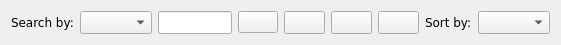
   <widget class="QWidget" name="layoutWidget_13">
    <property name="geometry">
     <rect>
      <x>340</x>
      <y>560</y>
      <width>561</width>
      <height>30</height>
     </rect>
    </property>
    <layout class="QHBoxLayout" name="horizontalLayout_32">
     <item>
      <widget class="QLabel" name="label_21">
       <property name="font">
        <font>
         <family>Verdana</family>
        </font>
       </property>
       <property name="text">
        <string>Search by:</string>
       </property>
      </widget>
     </item>
     <item>
      <widget class="QComboBox" name="comboBox_19">
       <property name="sizePolicy">
        <sizepolicy hsizetype="Preferred" vsizetype="Minimum">
         <horstretch>0</horstretch>
         <verstretch>0</verstretch>
        </sizepolicy>
       </property>
      </widget>
     </item>
     <item>
      <widget class="QLineEdit" name="lineEdit_8">
       <property name="sizePolicy">
        <sizepolicy hsizetype="Expanding" vsizetype="Minimum">
         <horstretch>0</horstretch>
         <verstretch>0</verstretch>
        </sizepolicy>
       </property>
      </widget>
     </item>
     <item>
      <widget class="QPushButton" name="searchButton_14">
       <property name="sizePolicy">
        <sizepolicy hsizetype="Minimum" vsizetype="Fixed">
         <horstretch>0</horstretch>
         <verstretch>0</verstretch>
        </sizepolicy>
       </property>
       <property name="text">
        <string/>
       </property>
       <property name="icon">
        <iconset>
         <normaloff>:/icon/icon/search-13-48.ico</normaloff>
         <normalon>:/imgs/imgs/search.png</normalon>
         <disabledoff>:/imgs/imgs/search.png</disabledoff>:/icon/icon/search-13-48.ico</iconset>
       </property>
       <property name="iconSize">
        <size>
         <width>20</width>
         <height>20</height>
        </size>
       </property>
      </widget>
     </item>
     <item>
      <widget class="QPushButton" name="pushButton_45">
       <property name="sizePolicy">
        <sizepolicy hsizetype="Preferred" vsizetype="Fixed">
         <horstretch>0</horstretch>
         <verstretch>0</verstretch>
        </sizepolicy>
       </property>
       <property name="font">
        <font>
         <family>Verdana</family>
         <pointsize>9</pointsize>
        </font>
       </property>
       <property name="text">
        <string/>
       </property>
       <property name="icon">
        <iconset resource="resources.qrc">
         <normaloff>:/imgs/imgs/add.png</normaloff>:/imgs/imgs/add.png</iconset>
       </property>
       <property name="iconSize">
        <size>
         <width>20</width>
         <height>20</height>
        </size>
       </property>
       <property name="checkable">
        <bool>true</bool>
       </property>
       <property name="autoExclusive">
        <bool>false</bool>
       </property>
      </widget>
     </item>
     <item>
      <widget class="QPushButton" name="pushButton_46">
       <property name="sizePolicy">
        <sizepolicy hsizetype="Preferred" vsizetype="Fixed">
         <horstretch>0</horstretch>
         <verstretch>0</verstretch>
        </sizepolicy>
       </property>
       <property name="font">
        <font>
         <family>Verdana</family>
         <pointsize>9</pointsize>
        </font>
       </property>
       <property name="text">
        <string/>
       </property>
       <property name="icon">
        <iconset resource="resources.qrc">
         <normaloff>:/imgs/imgs/edit.png</normaloff>:/imgs/imgs/edit.png</iconset>
       </property>
       <property name="iconSize">
        <size>
         <width>20</width>
         <height>20</height>
        </size>
       </property>
      </widget>
     </item>
     <item>
      <widget class="QPushButton" name="pushButton_47">
       <property name="sizePolicy">
        <sizepolicy hsizetype="Preferred" vsizetype="Fixed">
         <horstretch>0</horstretch>
         <verstretch>0</verstretch>
        </sizepolicy>
       </property>
       <property name="font">
        <font>
         <family>Verdana</family>
         <pointsize>9</pointsize>
        </font>
       </property>
       <property name="text">
        <string/>
       </property>
       <property name="icon">
        <iconset resource="resources.qrc">
         <normaloff>:/imgs/imgs/delete.png</normaloff>:/imgs/imgs/delete.png</iconset>
       </property>
       <property name="iconSize">
        <size>
         <width>20</width>
         <height>20</height>
        </size>
       </property>
      </widget>
     </item>
     <item>
      <widget class="QLabel" name="label_28">
       <property name="font">
        <font>
         <family>Verdana</family>
        </font>
       </property>
       <property name="text">
        <string>Sort by:</string>
       </property>
      </widget>
     </item>
     <item>
      <widget class="QComboBox" name="comboBox_29">
       <property name="sizePolicy">
        <sizepolicy hsizetype="Preferred" vsizetype="Minimum">
         <horstretch>0</horstretch>
         <verstretch>0</verstretch>
        </sizepolicy>
       </property>
      </widget>
     </item>
    </layout>
   </widget>
